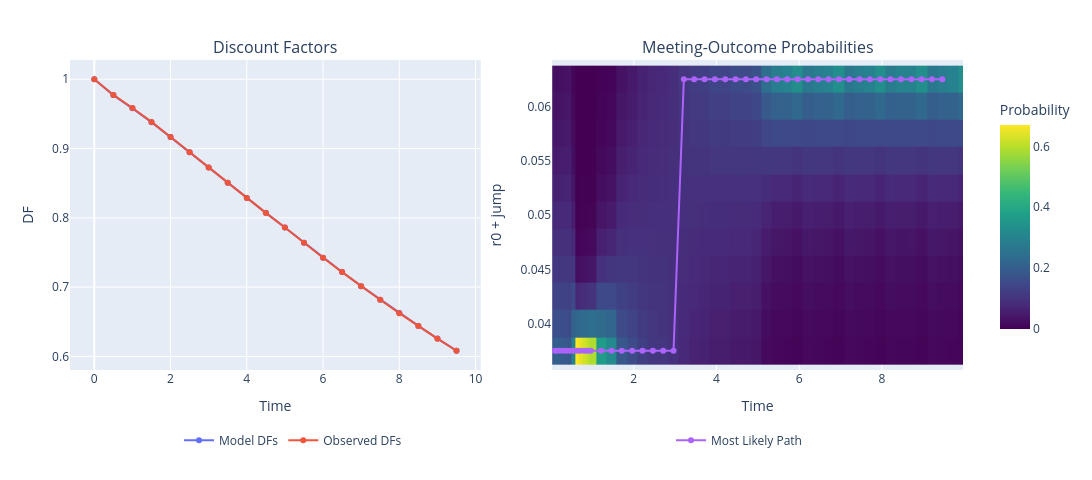

The cell this chart's notebook holds for it:
### Code cell
t = np.arange(0, 10.0, 0.5)
model_dfs = np.array([model.discounts(time) for time in t])
obs_dfs = np.array([curve.discount(time) for time in t])

clean_dfs, _, end_times, deltas = model.state.curve_implied_meeting_dfs()
jumps = model.state.possible_jumps
levels_for_plot = jumps + model.state.r0  # y-axis for the heatmap
model_path = model.most_likely_path()
path_times = model.state.relevant_meeting_times(0.0, t.max())

fig = make_subplots(
    rows=1, cols=2, horizontal_spacing=0.08,
    subplot_titles=("Discount Factors", "Meeting-Outcome Probabilities")
)

# --- Left panel: Discount factors ---
fig.add_trace(go.Scatter(x=t, y=model_dfs, mode='lines+markers',
              name='Model DFs', legend='legend1'), row=1, col=1)
fig.add_trace(go.Scatter(x=t, y=obs_dfs,   mode='lines+markers',
              name='Observed DFs', legend='legend1'), row=1, col=1)

fig.add_trace(
    go.Heatmap(
        x=end_times,
        y=levels_for_plot,
        z=probs.T,
        coloraxis="coloraxis",
        hovertemplate="Meeting: %{x}<br>Level: %{y:.4f}<br>Prob: %{z:.3f}<extra></extra>",
        showscale=True,
        showlegend=False
    ),
    row=1, col=2
)
fig.add_trace(
    go.Scatter(
        x=path_times,
        y=model_path,
        mode='lines+markers',
        name='Most Likely Path',
        line=dict(width=2),
        marker=dict(size=6),
        legend='legend2',
        hoverinfo='skip'
    ),
    row=1, col=2
)

fig.update_layout(
    height=480, width=1100,
    margin=dict(l=70, r=90, t=60, b=110),
    coloraxis=dict(
        colorscale="Viridis",
        colorbar=dict(
            title="Probability",
            x=1.03, xanchor="left",
            y=0.5,  yanchor="middle",
            len=0.8
        )
    ),
    legend=dict(
        orientation="h",
        x=0.25, xanchor="center",
        y=-0.18, yanchor="top",
        title=None
    ),
    legend2=dict(
        orientation="h",
        x=0.75, xanchor="center",
        y=-0.18, yanchor="top",
        title=None
    )
)

# axis titles
fig.update_xaxes(title_text="Time", row=1, col=1)
fig.update_yaxes(title_text="DF",   row=1, col=1)
fig.update_xaxes(title_text="Time", row=1, col=2)
fig.update_yaxes(title_text="r0 + jump", row=1, col=2)
fig.update_xaxes(range=[float(end_times.min()),
                 float(end_times.max())], row=1, col=2)
fig.show()

### Figure 1 — Plotly figure (JSON) as saved in the notebook; plotly's stock layout.template omitted (floating-point values rounded to 4 significant figures; data arrays with more than 128 entries replaced by an {"elided": "..."} marker saying what was removed)
{"data": [{"legend": "legend", "mode": "lines+markers", "name": "Model DFs", "type": "scatter", "x": [0.0, 0.5, 1.0, 1.5, 2.0, 2.5, 3.0, 3.5, 4.0, 4.5, 5.0, 5.5, 6.0, 6.5, 7.0, 7.5, 8.0, 8.5, 9.0, 9.5], "xaxis": "x", "y": [1.0, 0.9771, 0.958, 0.9381, 0.9165, 0.8945, 0.8726, 0.8506, 0.8287, 0.8072, 0.786, 0.7642, 0.7425, 0.7218, 0.7014, 0.6818, 0.6625, 0.644, 0.6257, 0.6083], "yaxis": "y"}, {"legend": "legend", "mode": "lines+markers", "name": "Observed DFs", "type": "scatter", "x": [0.0, 0.5, 1.0, 1.5, 2.0, 2.5, 3.0, 3.5, 4.0, 4.5, 5.0, 5.5, 6.0, 6.5, 7.0, 7.5, 8.0, 8.5, 9.0, 9.5], "xaxis": "x", "y": [1.0, 0.9774, 0.9585, 0.9384, 0.9167, 0.8946, 0.8727, 0.8506, 0.8287, 0.8071, 0.7859, 0.764, 0.7424, 0.7217, 0.7012, 0.6817, 0.6624, 0.6438, 0.6256, 0.6082], "yaxis": "y"}, {"coloraxis": "coloraxis", "hovertemplate": "Meeting: %{x}<br>Level: %{y:.4f}<br>Prob: %{z:.3f}<extra></extra>", "showlegend": false, "showscale": true, "type": "heatmap", "x": [0.02778, 0.1194, 0.2028, 0.2944, 0.3778, 0.4556, 0.5333, 0.6306, 0.7083, 0.8056, 0.8778, 0.9611, 1.211, 1.461, 1.711, 1.961, 2.211, 2.461, 2.711, 2.961, 3.211, 3.461, 3.711, 3.961, 4.211, 4.461, 4.711, 4.961, 5.211, 5.461, 5.711, 5.961, 6.211, 6.461, 6.711, 6.961, 7.211, 7.461, 7.711, 7.961, 8.211, 8.461, 8.711, 8.961, 9.211, 9.461, 9.711, 9.961], "xaxis": "x2", "y": [0.0375, 0.04, 0.0425, 0.045, 0.0475, 0.05, 0.0525, 0.055, 0.0575, 0.06, 0.0625], "yaxis": "y2", "z": {"elided": "11x48 float values"}}, {"hoverinfo": "skip", "legend": "legend2", "line": {"width": 2}, "marker": {"size": 6}, "mode": "lines+markers", "name": "Most Likely Path", "type": "scatter", "x": [0.02778, 0.1194, 0.2028, 0.2944, 0.3778, 0.4556, 0.5333, 0.6306, 0.7083, 0.8056, 0.8778, 0.9611, 1.211, 1.461, 1.711, 1.961, 2.211, 2.461, 2.711, 2.961, 3.211, 3.461, 3.711, 3.961, 4.211, 4.461, 4.711, 4.961, 5.211, 5.461, 5.711, 5.961, 6.211, 6.461, 6.711, 6.961, 7.211, 7.461, 7.711, 7.961, 8.211, 8.461, 8.711, 8.961, 9.211, 9.461], "xaxis": "x2", "y": [0.0375, 0.0375, 0.0375, 0.0375, 0.0375, 0.0375, 0.0375, 0.0375, 0.0375, 0.0375, 0.0375, 0.0375, 0.0375, 0.0375, 0.0375, 0.0375, 0.0375, 0.0375, 0.0375, 0.0375, 0.0625, 0.0625, 0.0625, 0.0625, 0.0625, 0.0625, 0.0625, 0.0625, 0.0625, 0.0625, 0.0625, 0.0625, 0.0625, 0.0625, 0.0625, 0.0625, 0.0625, 0.0625, 0.0625, 0.0625, 0.0625, 0.0625, 0.0625, 0.0625, 0.0625, 0.0625, 0.0625, 0.0625], "yaxis": "y2"}], "layout": {"annotations": [{"font": {"size": 16}, "showarrow": false, "text": "Discount Factors", "x": 0.23, "xanchor": "center", "xref": "paper", "y": 1, "yanchor": "bottom", "yref": "paper"}, {"font": {"size": 16}, "showarrow": false, "text": "Meeting-Outcome Probabilities", "x": 0.77, "xanchor": "center", "xref": "paper", "y": 1, "yanchor": "bottom", "yref": "paper"}], "coloraxis": {"colorbar": {"len": 0.8, "title": {"text": "Probability"}, "x": 1.03, "xanchor": "left", "y": 0.5, "yanchor": "middle"}, "colorscale": [[0, "#440154"], [0.1111, "#482878"], [0.2222, "#3e4989"], [0.3333, "#31688e"], [0.4444, "#26828e"], [0.5556, "#1f9e89"], [0.6667, "#35b779"], [0.7778, "#6ece58"], [0.8889, "#b5de2b"], [1, "#fde725"]]}, "height": 480, "legend": {"orientation": "h", "title": {}, "x": 0.25, "xanchor": "center", "y": -0.18, "yanchor": "top"}, "legend2": {"orientation": "h", "title": {}, "x": 0.75, "xanchor": "center", "y": -0.18, "yanchor": "top"}, "margin": {"b": 110, "l": 70, "r": 90, "t": 60}, "width": 1100, "xaxis": {"anchor": "y", "domain": [0, 0.46], "title": {"text": "Time"}}, "xaxis2": {"anchor": "y2", "domain": [0.54, 1], "range": [0.02778, 9.961], "title": {"text": "Time"}}, "yaxis": {"anchor": "x", "domain": [0, 1], "title": {"text": "DF"}}, "yaxis2": {"anchor": "x2", "domain": [0, 1], "title": {"text": "r0 + jump"}}}}
